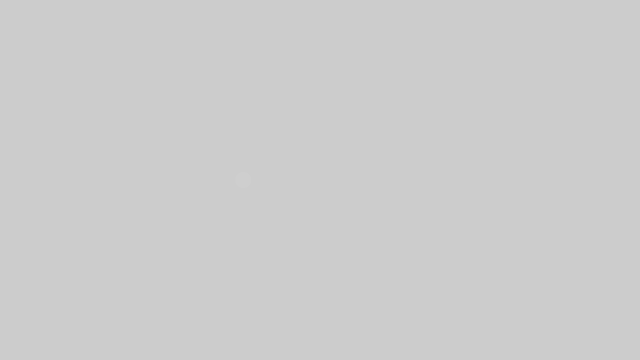
Frame 1 (no input)
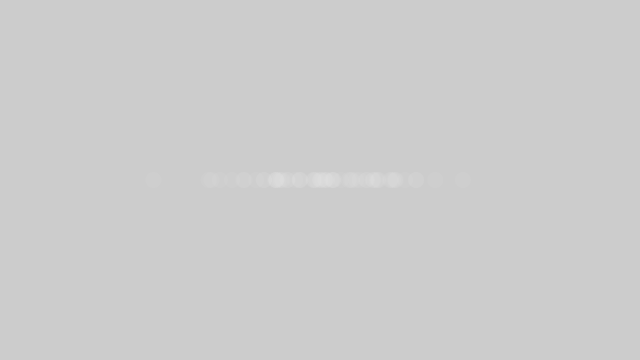
Frame 60 (the mouse pressed at the canvas centre just before this capture)
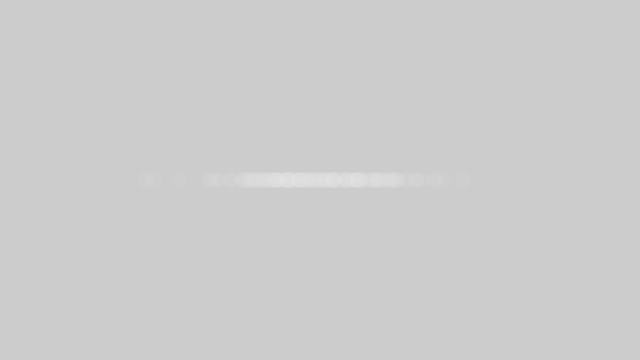
Frame 120 (the mouse held since frame 60 and released just before this capture)

The Processing sketch that drew these frames (run headless with seeded random() and noise(); from frame 60 on, the mouse is pressed at the canvas centre):

// Processing sketch: natureofcode_04Gaussian
// ── natureofcode_04Gaussian.pde
/*
nature of code

04. Gaussian

created 2017.1.22.
by Wool(wool@wool.pe.ksr)

reference - Daniel Shiffman, The Nature of Code(2012)
*/
import java.util.Random;

Random generator;

void setup() {
  size(640, 360);
  generator = new Random();
}

void draw() {
  float num = (float)generator.nextGaussian();
  
  float sd = 60;
  float mean = 320;
  
  float x = sd * num + mean;
  
  noStroke();
  fill(255,10);
  ellipse(x, 180, 16, 16);
}
